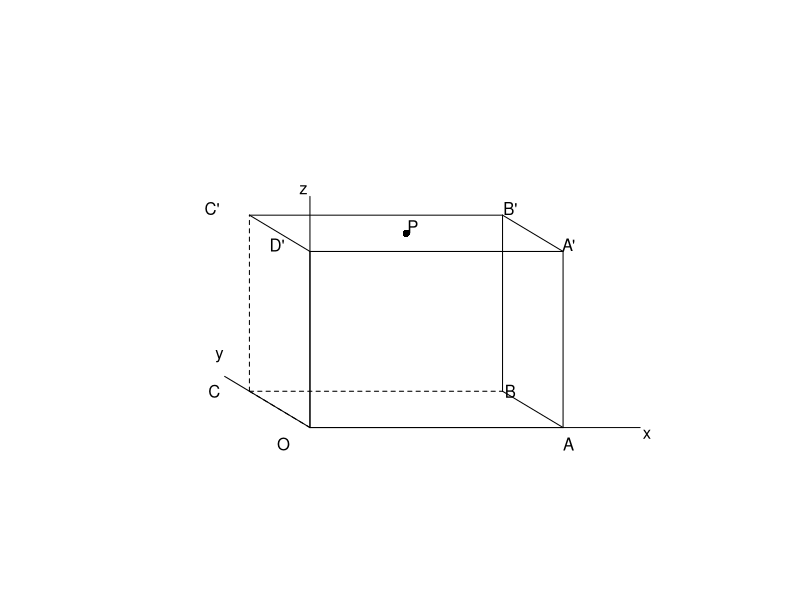
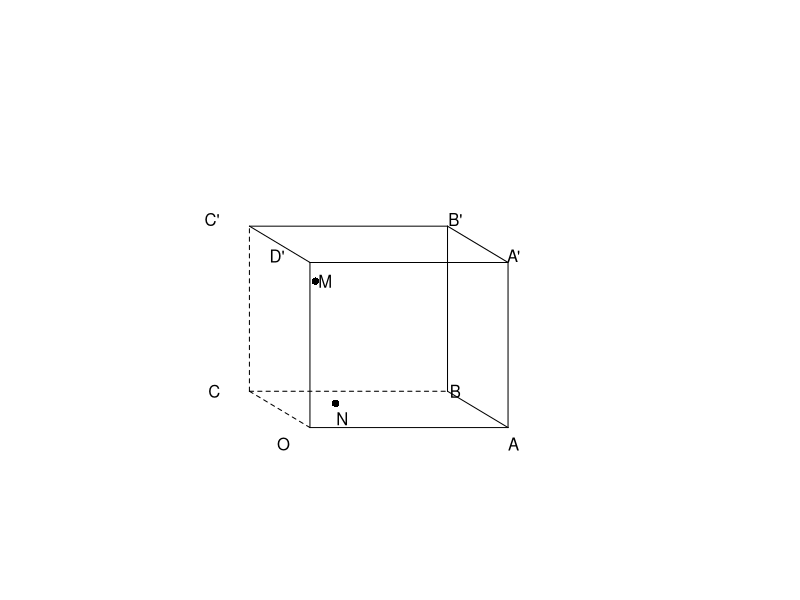
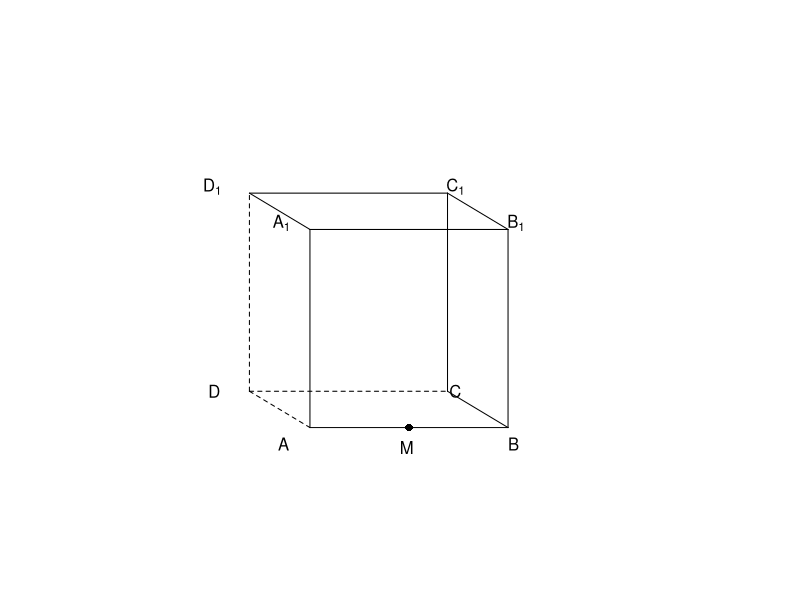
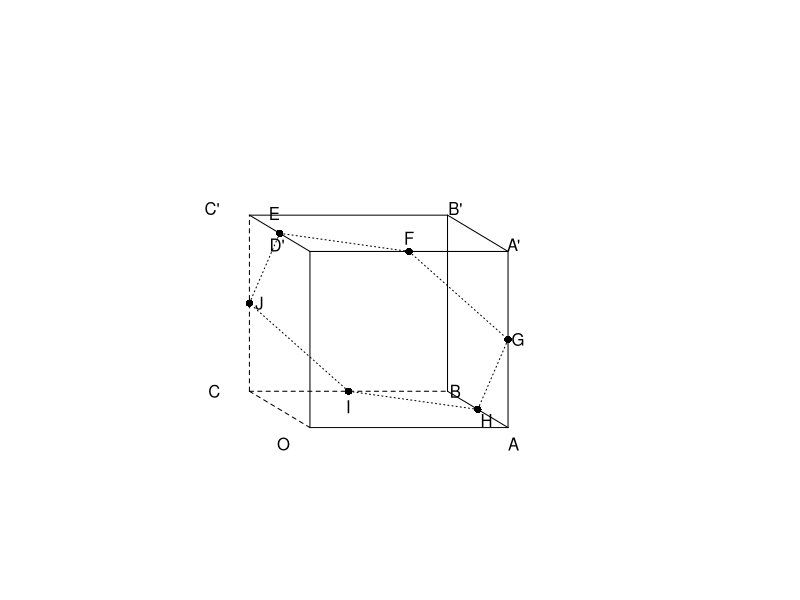
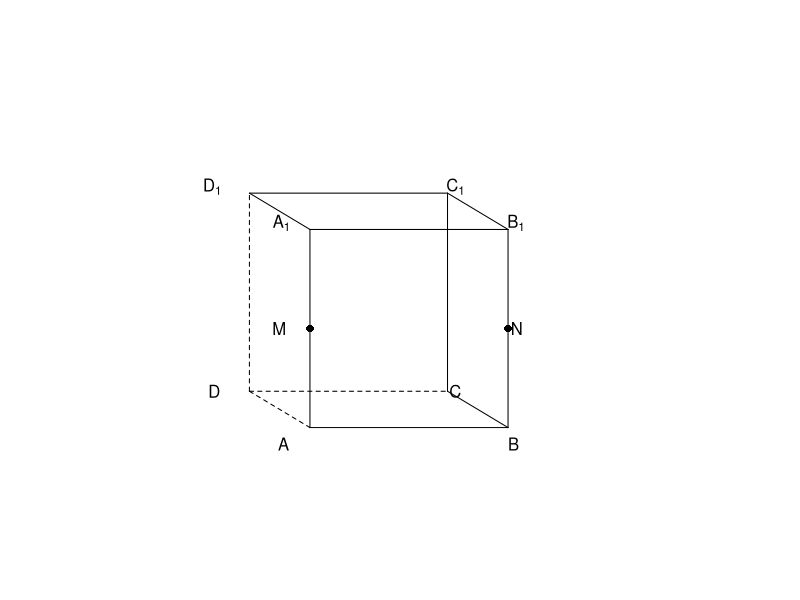

These figures' R source, in order:
setwd("C:/Users/18904/Github/senior-mathematics/codes")
if(!dir.exists("../figures"))dir.create("../figures")
pr=function(p)c(p[1]-0.5*p[2],p[3]+0.3*p[2])
ln=function(a,b,lty=1){pa=pr(a);pb=pr(b);lines(c(pa[1],pb[1]),c(pa[2],pb[2]),lty=lty)}
lb=function(p,t,dx=0.07,dy=0.06){q=pr(p);text(q[1]+dx,q[2]+dy,t)}
dot=function(p){q=pr(p);points(q[1],q[2],pch=16)}
mk=function(){plot(0,0,type="n",xlim=c(-1.6,3.6),ylim=c(-0.5,3.0),axes=FALSE,xlab="",ylab="",asp=1)}
# box OABC-D'A'B'C': O front-left-bottom, A front-right, B back-right, C back-left
ob=function(w=2.2,d=1.1,h=1.5){
 O=c(0,0,0);A=c(w,0,0);B=c(w,d,0);C=c(0,d,0)
 D1=c(0,0,h);A1=c(w,0,h);B1=c(w,d,h);C1=c(0,d,h)
 ln(O,A);ln(A,B);ln(A1,B1);ln(B1,C1);ln(C1,D1);ln(D1,A1)
 ln(O,D1);ln(A,A1);ln(B,B1)
 ln(C,B,2);ln(C,O,2);ln(C,C1,2)
 list(O=O,A=A,B=B,C=C,D1=D1,A1=A1,B1=B1,C1=C1)}
lbo=function(b){
 lb(b$O,"O",dx=-0.24,dy=-0.15);lb(b$A,"A",dx=0.05,dy=-0.15)
 lb(b$C,"C",dx=-0.32,dy=0.0);lb(b$B,"B",dx=0.07,dy=0.0)
 lb(b$D1,"D'",dx=-0.30,dy=0.06);lb(b$A1,"A'",dx=0.05,dy=0.06)
 lb(b$C1,"C'",dx=-0.34,dy=0.06);lb(b$B1,"B'",dx=0.07,dy=0.06)}
bx=function(w=2,d=1.1,h=1.5){
 A=c(0,0,0);B=c(w,0,0);C=c(w,d,0);D=c(0,d,0)
 A1=c(0,0,h);B1=c(w,0,h);C1=c(w,d,h);D1=c(0,d,h)
 ln(A,B);ln(B,C);ln(A1,B1);ln(B1,C1);ln(C1,D1);ln(D1,A1)
 ln(A,A1);ln(B,B1);ln(C,C1)
 ln(D,C,2);ln(D,A,2);ln(D,D1,2)
 list(A=A,B=B,C=C,D=D,A1=A1,B1=B1,C1=C1,D1=D1)}
lbb1=function(b){
 lb(b$A,"A",dx=-0.24,dy=-0.15);lb(b$B,"B",dx=0.05,dy=-0.15)
 lb(b$D,"D",dx=-0.32,dy=0.0);lb(b$C,"C",dx=0.07,dy=0.0)
 lb(b$A1,expression(A[1]),dx=-0.26,dy=0.06);lb(b$B1,expression(B[1]),dx=0.07,dy=0.06)
 lb(b$D1,expression(D[1]),dx=-0.34,dy=0.06);lb(b$C1,expression(C[1]),dx=0.07,dy=0.06)}
# week58-1: 长方体 OABC-D'A'B'C' + axes Oxyz, P top center
draw1=function(){mk();b=ob(2.3,1.1,1.6);lbo(b)
 P=(b$A1+b$C1)/2
 dot(P);lb(P,"P",dx=0.06,dy=0.06)
 ln(b$O,c(3.0,0,0));ln(b$O,c(0,1.55,0));ln(b$O,c(0,0,2.1))
 lb(c(3.0,0,0),"x",dx=0.06,dy=-0.06)
 lb(c(0,1.55,0),"y",dx=-0.05,dy=0.18)
 lb(c(0,0,2.1),"z",dx=-0.06,dy=0.06)}
# week58-2: 正方体 OABC-D'A'B'C', N on AC (AN=2CN), M on BC' (BM=2MC')
draw2=function(){mk();b=ob(1.8,1.1,1.5);lbo(b)
 N=(b$A+2*b$C)/3;M=(b$B+2*b$C1)/3
 dot(N);lb(N,"N",dx=0.06,dy=-0.14)
 dot(M);lb(M,"M",dx=0.09,dy=0.0)}
# week58-3: 正方体 ABCD-A1B1C1D1, M mid AB
draw3=function(){mk();b=bx(1.8,1.1,1.8);lbb1(b)
 M=(b$A+b$B)/2
 dot(M);lb(M,"M",dx=-0.02,dy=-0.18)}
# week58-4: 正方体 OABC-D'A'B'C', hexagon EFGHIJ
draw4=function(){mk();b=ob(1.8,1.1,1.6);lbo(b)
 E=(b$C1+b$D1)/2;F=(b$D1+b$A1)/2;G=(b$A1+b$A)/2
 H=(b$A+b$B)/2;I=(b$B+b$C)/2;J=(b$C+b$C1)/2
 ln(E,F,3);ln(F,G,3);ln(G,H,3);ln(H,I,3);ln(I,J,3);ln(J,E,3)
 dot(E);lb(E,"E",dx=-0.05,dy=0.18)
 dot(F);lb(F,"F",dx=0.0,dy=0.12)
 dot(G);lb(G,"G",dx=0.09,dy=0.0)
 dot(H);lb(H,"H",dx=0.08,dy=-0.10)
 dot(I);lb(I,"I",dx=0.0,dy=-0.14)
 dot(J);lb(J,"J",dx=0.09,dy=0.0)}
# week58-5: 正方体 ABCD-A1B1C1D1, M mid A1A, N mid B1B
draw5=function(){mk();b=bx(1.8,1.1,1.8);lbb1(b)
 M=(b$A1+b$A)/2;N=(b$B1+b$B)/2
 dot(M);lb(M,"M",dx=-0.28,dy=0.0)
 dot(N);lb(N,"N",dx=0.08,dy=0.0)}
for(i in 1:5){
 f=get(paste0("draw",i))
 pdf(paste0("../figures/week58-",i,".pdf"),width=4,height=4)
 f();dev.off()
 svglite::svglite(paste0("../figures/week58-",i,".svg"),width=4,height=4)
 f();dev.off()}
